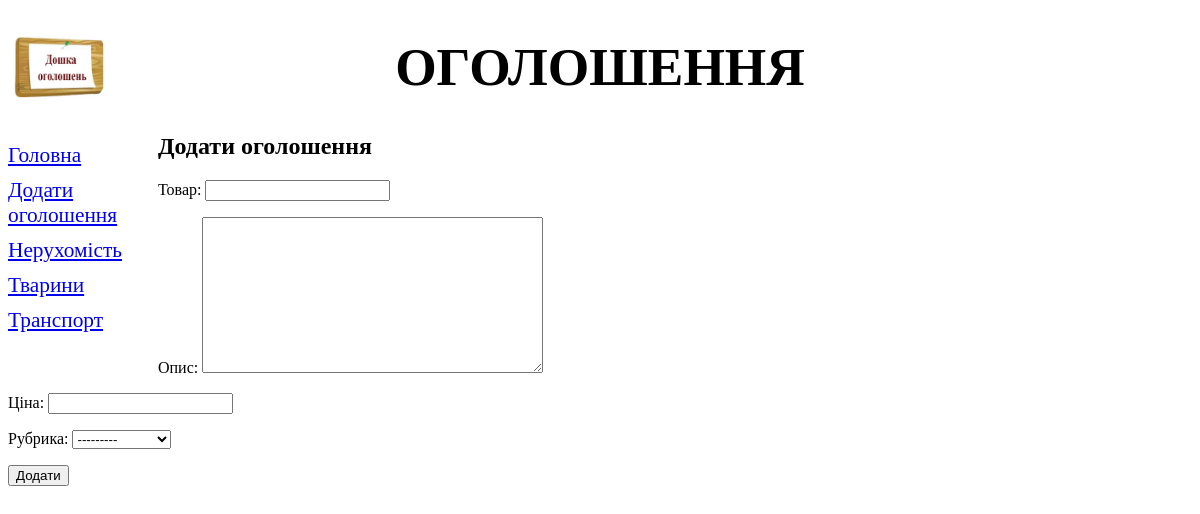
Page /bboard/add/ on the earlier database version.
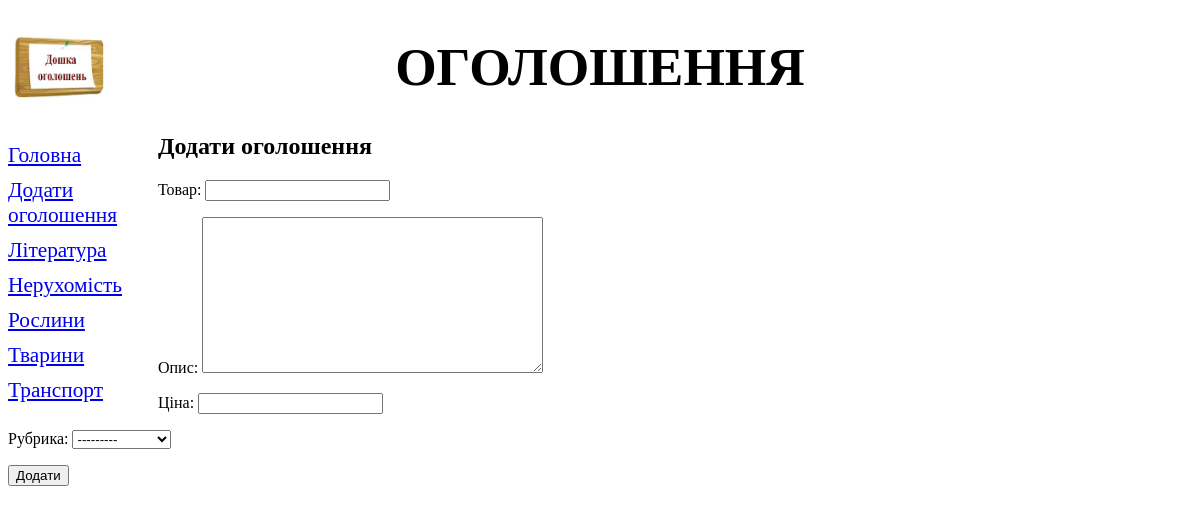
Same page on the later database version.
### bboard/models.py (models this page shows)
class Rubric(models.Model):
    name = models.CharField(max_length=20, db_index=True, verbose_name="Назва")
    def __str__(self):
        return self.name
    class Meta:
        verbose_name_plural ='Рубрики'
        verbose_name ='Рубрика'
        ordering = ['name']

### bboard/views.py (the view)
# urls.py: path('add/', BbCreateView.as_view(), name='add'),
class BbCreateView(CreateView):
    template_name = 'bboard/create.html'
    form_class = BbForm
    success_url = '/bboard'
    success_url = reverse_lazy('index')
    def get_context_data(self, **kwargs):
        context = super().get_context_data(**kwargs)
        context['rubrics'] = Rubric.objects.all()
        return context

### bboard/forms.py
class BbForm(ModelForm):
    class Meta:
        model = Bb
        fields = ('title','content','price','rubric')

### bboard/templates/bboard/create.html (shortened to what this page needs)
{% extends "layout/basic.html" %}
{% block content %}
<h2>Додати оголошення</h2>
<form method="post">
  {{ form.as_p}}
  <input type="submit" value="Додати">
</form>
{% endblock %}

### bboard/templates/layout/basic.html (shortened to what this page needs)
{% load static %}
<!DOCTYPE html>
<html>
  <head>
    <link rel="stylesheet" type="text/css" href="{% static 'bboard/style.css' %}">
  </head>
<body>
    <header>
      <h1>Оголошення</h1>
    </header>
  <nav>
    <a href="{% url 'index' %}">Головна</a>
    <a href="{% url 'add' %}">Додати оголошення </a>
    {% for rubric in rubrics %}
    <a href="{% url 'by_rubric' rubric.pk %}">{{rubric.name}}</a>
    {% endfor %}
  </nav>
  <section>
      {% block content %}
      {% endblock %}
  </section>
</body>
</html>

Differences in the rows shown:
added Rubric: name "Література"
added Rubric: name "Рослини"
